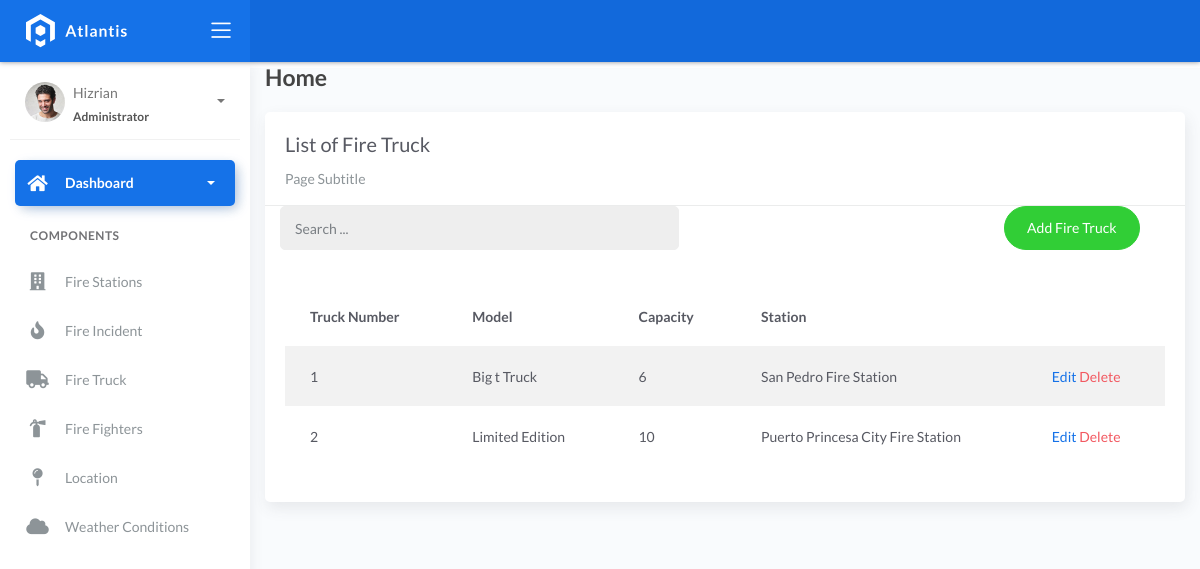
The page /firetruck/ on the database its author committed.
### fire/models.py (models this page shows, shortened)
class BaseModel(models.Model):
    created_at = models.DateTimeField(auto_now_add=True, db_index=True)
    updated_at = models.DateTimeField(auto_now=True)
    class Meta:
        abstract = True

class FireTruck(BaseModel):
    truck_number = models.CharField(max_length=150)
    model = models.CharField(max_length=150)
    capacity = models.CharField(max_length=150)  # water
    station = models.ForeignKey(FireStation, on_delete=models.CASCADE)

class FireStation(BaseModel):
    name = models.CharField(max_length=150)
    date_time = models.DateTimeField(default=now)
    latitude = models.DecimalField(
        max_digits=22, decimal_places=2, null=True, blank=True)
    longitude = models.DecimalField(
        max_digits=22, decimal_places=2, null=True, blank=True)
    address = models.CharField(max_length=150)
    city = models.CharField(max_length=150)  # can be in separate table
    country = models.CharField(max_length=150)  # can be in separate table
    def __str__(self):
        return self.name

### fire/views.py (the view, shortened to what this page needs)
# urls.py: path('firetruck/', FireTruckListView.as_view(), name='fire-truck'),
class FireTruckListView(ListView):
    model = FireTruck
    context_object_name = 'fire-truck'
    template_name = 'fire_truck_list.html'
    paginate_by = 5
    def get_queryset(self, *args, **kwargs):
        qs = super().get_queryset(*args, **kwargs)
        return qs.order_by('id')

### templates/fire_truck_list.html (shortened to what this page needs)
{% extends 'base.html' %}
{% load static %}
{% block content %}
<div class="content">
    <div class="container-fluid">
        <h4 class="page-title">Home</h4>
        <div class="row">
            <div class="col-md-12">
                <div class="card">
                    <div class="card-header">
                        <div class="card-title">List of Fire Truck</div>
                        <div class="card-category">Page Subtitle</div>
                    </div>
                    <div class="col-md-12 row">
                        <div class="col-md-6">
                            <form class="navbar-left navbar-form nav-search mr-md-3" action="">
                                <div class="input-group">
                                    <input type="text" placeholder="Search ..." class="form-control" />
                                    <div class="input-group-append">
                                        <span class="input-group-text">
                                        </span>
                                    </div>
                                </div>
                            </form>
                        </div>
                        <div class="col-md-6">
                            <div class="pull-right">
                                <a href="{% url 'fire-truck-add' %}" class="btn btn-success btn-rounded">Add Fire Truck</a>
                            </div>
                        </div>
                    </div>
                    <div class="card-body">
                        <table class="table table-striped mt-3">
                            <thead>
                                <tr>
                                    <th scope="col">Truck Number</th>
                                    <th scope="col">Model</th>
                                    <th scope="col">Capacity</th>
                                    <th scope="col">Station</th>
                                </tr>
                            </thead>
                            <tbody>
                                {% for object in object_list %}
                                <tr>
                                    <td>{{ object.truck_number }}</td>
                                    <td>{{ object.model }}</td>
                                    <td>{{ object.capacity }}</td>
                                    <td>{{ object.station }}</td>
                                    <td>
                                        <a href="{% url 'fire-truck-update' object.pk %}">Edit</a>
                                        <a href="{% url 'fire-truck-delete' object.pk %}" class="text-danger">Delete</a>
                                    </td>
                                    </tr>
                                    {% empty %}
                                    <tr>
                                        <td colspan="4" style="text-align: center">
                                            <p class="text-sm font-weight-bold mb-0">No Records Found</p>
                                        </td>
                                        </tr>
                                {% endfor %}
                            </tbody>
                        </table>
                    </div>
                </div>
            </div>
        </div>
    </div>
</div>
{% endblock %}

### rows shown on the page
FireTruck: truck_number "1", model "Big t Truck", capacity "6", station "San Pedro Fire Station"
FireTruck: truck_number "2", model "Limited Edition", capacity "10", station "Puerto Princesa City Fire Station"
